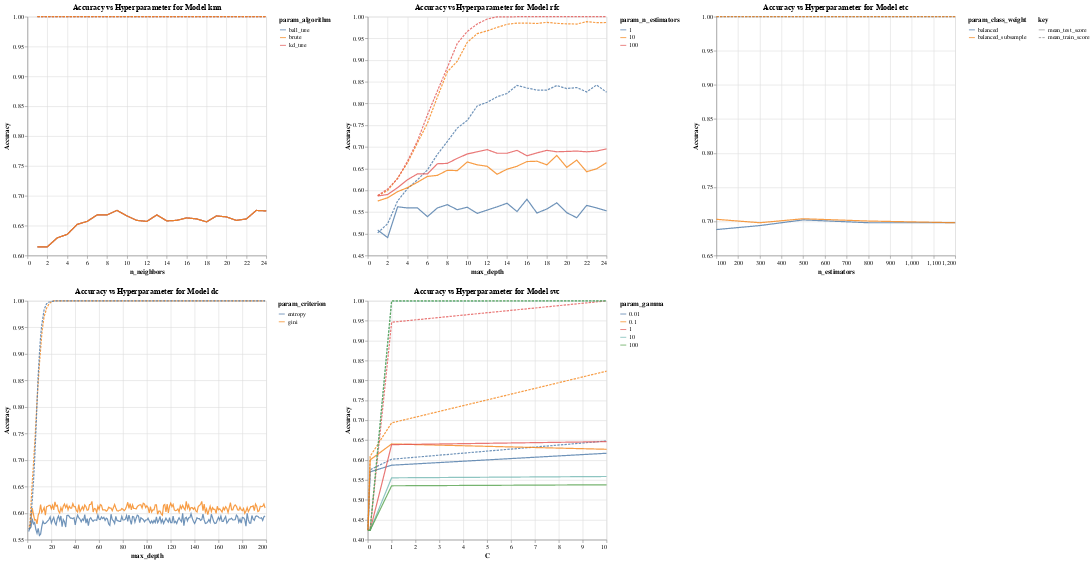

Write notebook code for a chart like this one.
### Code cell
models_all_red = train_all_classifiers(X_train_red, y_train_red)
plot_red = get_plots(models_all_red)
plot_red
